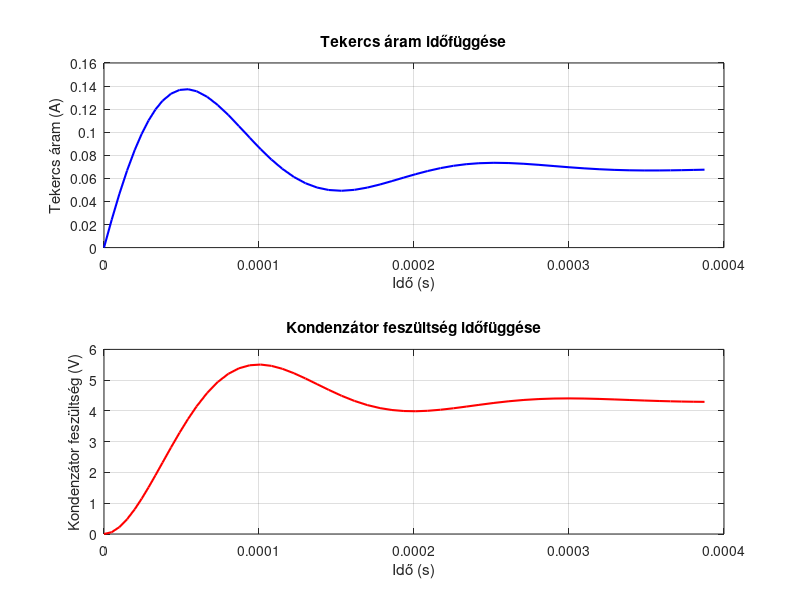

MATLAB code for this plot:
close all;
clear all;
clc;

% Paraméterek
L = 1e-3; % Tekercs induktivitása (H)
C = 1e-6; % Kondenzátor kapacitása (F)
R0 = 10;  % Bemeneti ellenállás (Ohm)
Rt = 2 * sqrt(L / C); % Kimeneti ellenállás (Ohm)
U0 = 5;  % Bemeneti feszültség (V)

fprintf('Az áramkör paraméterei: L = %f H, C = %f F, R0 = %f Ohm, Rt = %f Ohm, U0 = %f V\n', L, C, R0, Rt, U0);

A = [-R0 / L, -1 / L; 1 / C, -1/(Rt*C)];

lambda = eig(A);

tau = -1 ./ real(lambda);

fprintf('A rendszer sajátértékei: %s\n', mat2str(lambda));

fprintf('A rendszer időállandója: tau = %.4f s\n', tau);

% Időtartomány
tspan = [0 5*max(tau)]; % 0-tól 5*tau-ig

% Állandó bemenő feszültség
Usf = U0;

% Kezdeti feltételek: iL(0) és uC(0)
initial_conditions = [0; 0];

% y(1) = iL, y(2) = uC
% Differenciálegyenletek definíciója
odefun = @(t, y, us) [
    -R0/L * y(1) - y(2)/L + us/L  ; % diL/dt = -R0/L * iL - uC/L + U0/L
    y(1)/C - y(2)/(Rt*C)           ; % duC/dt = iL/C - uC/(Rt*C)
];

% Numerikus megoldás
[T, Y] = ode45(@(t,x) odefun(t,x,Usf), tspan, initial_conditions);

% Eredmények
iL = Y(:, 1); % Tekercs áramai
uC = Y(:, 2); % Kondenzátor feszültségei

% Ábrázolás
figure;
subplot(2, 1, 1);
plot(T, iL, 'b-', 'LineWidth', 1.5);
xlabel('Idő (s)');
ylabel('Tekercs áram (A)');
title('Tekercs áram időfüggése');
grid on;

subplot(2, 1, 2);
plot(T, uC, 'r-', 'LineWidth', 1.5);
xlabel('Idő (s)');
ylabel('Kondenzátor feszültség (V)');
title('Kondenzátor feszültség időfüggése');
grid on;
